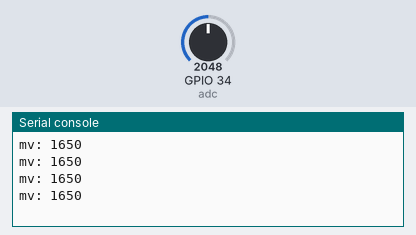
Simulated run of this program. Board: ESP32 board running MicroPython. On the bench: the last lines printed to the serial console. Wiring (from the project's diagram.json): potentiometer on GPIO 34. Inputs (shaded band) come from the test bench; at power-on: GPIO 34 (adc) = 2048 (analog values on the 0–4095 scale).

Above: at 1.2 s.
1.3 s: GPIO 34 (adc) set to 2866
At 1.71 s:
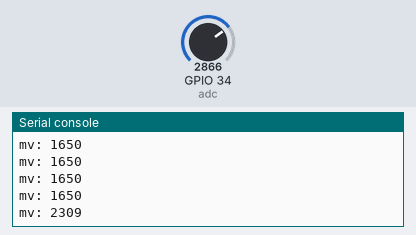
2.8 s: GPIO 34 (adc) set to 3603
At 2.91 s:
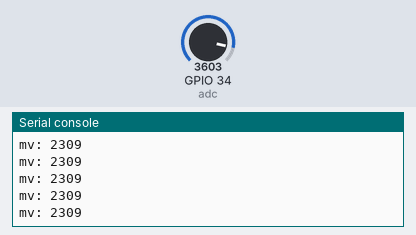
Timing chart, 0 to 5.8 s (numbered marks = the images above; inputs shaded):
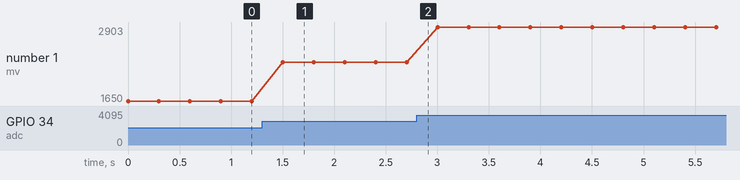

The program:

solution.py
```python
# ADC on GPIO34: full range (ATTN_11DB), a linear raw->millivolts scale
# over the reference points 0->0 and 4095->3300.
import time

from machine import ADC, Pin

adc = ADC(Pin(34))
adc.atten(ADC.ATTN_11DB)

while True:
    raw = adc.read()
    print("mv:", raw * 3300 // 4095)
    time.sleep(0.3)
```

Measured:
- after the input at 1.3 s, the serial console: prints a new line after 0.20 s (image 1)
- plotted number 1: 1650 → 2309 after the input at 1.3 s, 2309 → 2903 after the input at 2.8 s
